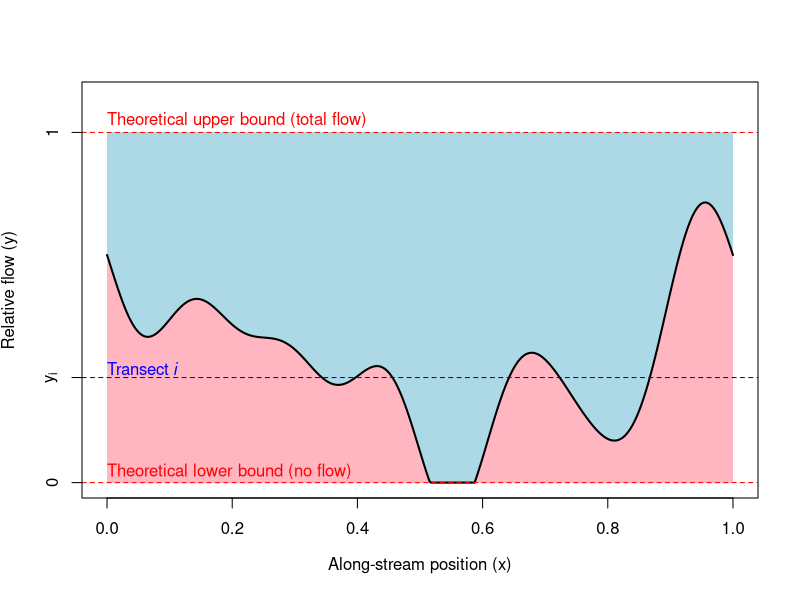
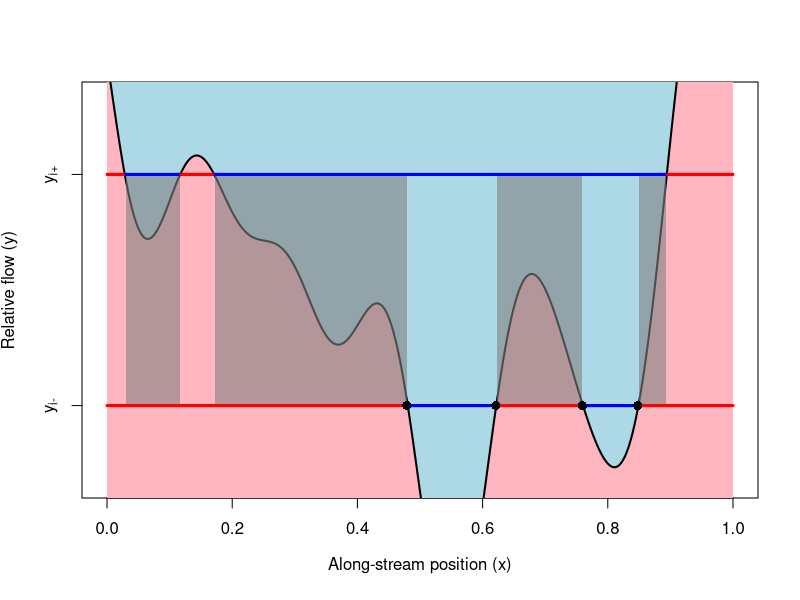

Recreate these plots in R, in order.
## ---- chunk 1
#| code-fold: true
#| code-summary: "Show code"
#### Simulate flow-varying wet/dry map ####

# Define function to generate a wiggly curve
# Arguments:
#   x: input values
#   K: Number of sine components (increase for more wiggle)
f <- function(x, K = 6) {
  amps  <- rnorm(K, sd = 1 / (1:K)) # random amplitude (decreasing amplitudes = smoother)
  phases <- runif(K, 0, 2 * pi) # random phases
  
  # Build the random function
  f_raw <- rowSums(sapply(1:K, function(k)
    amps[k] * sin(2 * pi * k * x + phases[k])))
  
  # Rescale:
  target_min <- -0.1
  target_max <-  0.8
  f_scaled <- (f_raw - min(f_raw)) / (max(f_raw) - min(f_raw))  # [0,1]
  f_scaled <- f_scaled * (target_max - target_min) + target_min # [-0.1,0.8]
  f_trunc <- pmax(f_scaled, 0) # truncate below 0
  return(f_trunc)
}

# Simulate a flow permanence curve
set.seed(1)
x <- seq(0, 1, length = 500) # Define x (river location)
y <- f(x) # define relative flow values

## Plot flow permanence curve

# Plot flow permanence boundary and transects
plot(x, y, 
     type = "n",
     yaxt = "n",
     ylim = c(0, 1.1),
     xlab = bquote("Along-stream position ("*x*")"),
     ylab = bquote("Relative flow ("*y*")"))
# Shade area below the line 
polygon(c(x, rev(x)), 
        c(rep(0, length(x)), rev(y)), 
        col = "lightpink", border = NA) 
# Shade area above the line 
polygon(c(x, rev(x)), 
        c(y, rep(1, length(x))), 
        col = "lightblue", border = NA) 
# Plot flow permanence boundary and transects
points(x, y, type = "l", lwd = 2)
abline(h = c(0,1), col = "red", lty = 2)
abline(h = c(0.3), col = "blue", lty = 2)
axis(side = 2, at = 0.3, label = bquote(y[i]))
axis(side = 2, at = 0, label = bquote(0))
axis(side = 2, at = 1, label = bquote(1))
text(x = 0, 
     y = c(0, 0.3, 1), 
     col = c("red", "blue", "red"),
     adj = c(0, -0.2),
     labels = expression("Theoretical lower bound (no flow)", "Transect" ~ italic(i), "Theoretical upper bound (total flow)"))

## ---- chunk 2
#| label: fig-plot
#| fig-cap: "Flow permanence map (solid line). Given samples $i$ and $j$, ..."
#| code-fold: true
#| code-summary: "Show code"

y.iplus <- 0.5
y.iminus <- 0.2
y.i <- 0.35
# Plot flow permanence boundary and transects
plot(x, y, 
     type = "n",
     yaxt = "n",
     ylim = c(y.iminus - 0.1, y.iplus + 0.1),
     xlab = bquote("Along-stream position ("*x*")"),
     ylab = bquote("Relative flow ("*y*")"))
# Shade area below the line 
polygon(c(x, rev(x)), 
        c(rep(0, length(x)), rev(y)), 
        col = "lightpink", border = NA) 
# Shade area above the line 
polygon(c(x, rev(x)), 
        c(y, rep(100, length(x))), 
        col = "lightblue", border = NA) 
# Plot flow permanence boundary 
points(x, y, type = "l", lwd = 2)

# Shade uncertainty envelop
z.iplus <- y.iplus > y
z.iminus <- y.iminus > y
z.diff <- z.iplus - z.iminus
# find contiguous runs of x where transects differ
runs <- rle(z.diff)
ends   <- cumsum(runs$lengths)
starts <- ends - runs$lengths + 1
one.runs <- which(runs$values == 1)
# shade rectangles
for (k in one.runs) {
  i1 <- starts[k]
  i2 <- ends[k]
  polygon(
    x = c(x[i1], x[i2], x[i2], x[i1]),
    y = c(y.iminus, y.iminus, y.iplus, y.iplus),
    col = rgb(0.5, 0.5, 0.5, 0.6),   # translucent blue
    border = NA
  )
}

# plot sampled transitions:
transitions.iminus <- x[which(!z.iminus[-length(x)] == z.iminus[-1])]
transitions.iplus <- x[which(!z.iplus[-length(x)] == z.iplus[-1])]

# Plot transect data:
segments(x0 = x[-length(x)], y0 = rep(y.iminus, length(x)-1),
        x1 = x[-1], y1 = rep(y.iminus, length(x)-1),
        col = ifelse(y < y.iminus, "blue", "red"),
        lwd = 3)
segments(x0 = x[-length(x)], y0 = rep(y.iplus, length(x)-1),
        x1 = x[-1], y1 = rep(y.iplus, length(x)-1),
        col = ifelse(y < y.iplus, "blue", "red"),
        lwd = 3)
axis(side = 2, at = y.iplus, label = bquote(y[.("i+")]))
axis(side = 2, at = y.iminus, label = bquote(y[.("i-")]))

# Plot sampled transition points:
points(x = transitions.iminus,
       y = rep(y.iminus, length(transitions.iminus)),
       pch = 16, cex = 1.2)

## ---- chunk 3
1 + 1
## ---- chunk 4
#| echo: false
2 * 2
